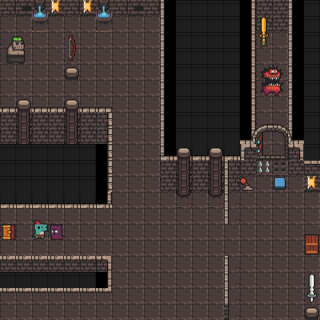

This game map was drawn from its Tiled (.tmx) file and the tilesets committed beside it. A one-line description and the full map source follow:
An orthogonal 20x20 tile map with 16x16 px tiles, 2 tile layers (piso, piso2).

<map version="1.9" tiledversion="1.9.2" orientation="orthogonal" renderorder="right-down" width="20" height="20" tilewidth="16" tileheight="16" infinite="0" nextlayerid="3" nextobjectid="1">
 <tileset firstgid="1" source="mapa.tsx" />
 <layer id="1" name="piso" width="20" height="20">
  <data encoding="csv">
130,130,130,130,130,130,130,130,130,130,258,263,263,263,263,257,34,34,258,263,
130,130,130,130,130,130,130,130,130,130,258,263,263,263,263,257,34,34,258,263,
130,130,130,130,130,130,130,130,130,130,258,263,263,263,263,257,130,130,258,263,
130,130,130,130,130,130,130,130,130,130,258,263,263,263,263,257,130,130,258,263,
130,130,130,130,130,130,130,130,130,130,258,263,263,263,263,257,130,130,258,263,
130,130,130,130,130,130,130,130,130,130,258,263,263,263,263,257,130,130,258,263,
130,130,130,130,130,130,130,130,130,130,258,263,263,263,263,257,130,130,258,263,
34,34,34,34,34,34,34,130,130,130,258,263,263,263,263,257,130,130,258,263,
34,34,34,34,34,34,34,130,130,130,258,263,263,263,263,257,130,130,258,263,
263,263,263,263,263,263,257,130,130,130,258,263,263,263,263,34,130,130,34,263,
263,263,263,263,263,263,257,130,130,130,34,34,34,34,34,34,130,130,34,34,
263,263,263,263,263,263,257,130,130,130,34,34,34,34,34,130,130,130,130,34,
263,263,263,263,263,263,257,130,130,130,130,130,130,130,130,130,130,130,130,130,
130,130,130,130,130,130,130,130,130,130,130,130,130,130,130,130,130,130,130,130,
130,130,130,130,130,130,130,130,130,130,130,130,130,130,130,130,130,130,130,130,
130,130,130,130,130,130,130,130,130,130,130,130,130,130,130,130,130,130,130,130,
34,34,34,34,34,34,34,130,130,130,130,130,130,130,130,130,130,130,130,130,
263,263,263,263,263,263,257,130,130,130,130,130,130,130,130,130,130,130,130,130,
130,130,130,130,130,130,130,130,130,130,130,130,130,130,130,130,130,130,130,130,
130,130,130,130,130,130,130,130,130,130,130,130,130,130,130,130,130,130,130,130
</data>
 </layer>
 <layer id="2" name="piso2" width="20" height="20">
  <data encoding="csv">
36,100,101,99,36,99,101,36,100,36,0,1073742087,1073742087,1073742087,1073742087,0,0,0,0,1073742087,
0,0,133,0,0,0,133,0,0,0,0,1073742087,1073742087,1073742087,1073742087,0,308,0,0,1073742087,
546,547,0,0,373,0,0,0,0,0,0,1073742087,1073742087,1073742087,1073742087,0,340,0,0,1073742087,
578,579,0,0,405,0,0,0,0,0,0,1073742087,1073742087,1073742087,1073742087,0,0,0,0,1073742087,
0,0,0,0,166,0,0,0,0,0,0,1073742087,1073742087,1073742087,1073742087,0,738,739,0,1073742087,
0,0,0,0,0,0,0,0,0,0,0,1073742087,1073742087,1073742087,1073742087,0,770,771,0,1073742087,
4,167,4,4,167,4,4,0,0,0,0,1073742087,1073742087,1073742087,1073742087,0,0,0,0,1073742087,
0,198,0,0,198,0,1610612740,0,0,0,0,1073742087,1073742087,1073742087,1073742087,0,419,420,0,1073742087,
0,198,0,0,198,0,1610612740,0,0,0,0,1073742087,1073742087,1073742087,1073742087,450,454,455,453,1073742087,
1073742087,1073742087,1073742087,1073742087,1073742087,1073742087,1610612740,0,0,0,2,167,2,167,2,3221225733,486,487,3221225734,1073742087,
1073742087,1073742087,1073742087,1073742087,1073742087,1073742087,1610612740,0,0,0,0,198,0,198,258,0,357,354,0,2684354818,
1073742087,1073742087,1073742087,1073742087,1073742087,1073742087,1610612740,0,0,0,0,198,0,198,258,390,0,388,0,99,
2,2,2,2,2,2,2,0,0,0,0,230,0,230,258,0,0,0,0,0,
0,0,393,0,0,0,0,0,0,0,0,0,0,0,258,0,0,0,0,0,
1610613332,0,425,2147484216,0,0,0,0,0,0,0,0,0,0,0,0,0,0,0,595,
0,0,0,0,0,0,0,0,0,0,0,0,0,0,0,0,0,0,0,627,
3221225474,3221225474,3221225474,3221225474,3221225474,3221225474,3221225734,0,0,0,0,0,0,0,258,0,0,0,0,0,
1073742087,1073742087,1073742087,1073742087,1073742087,1073742087,3221225730,0,0,0,0,0,0,0,258,0,0,0,0,246,
3221225474,3221225474,3221225474,3221225474,3221225474,3221225474,3221225474,0,0,0,0,0,0,0,258,0,0,0,0,278,
0,0,0,0,0,0,0,0,0,0,0,0,0,0,290,0,0,0,0,166
</data>
 </layer>
</map>